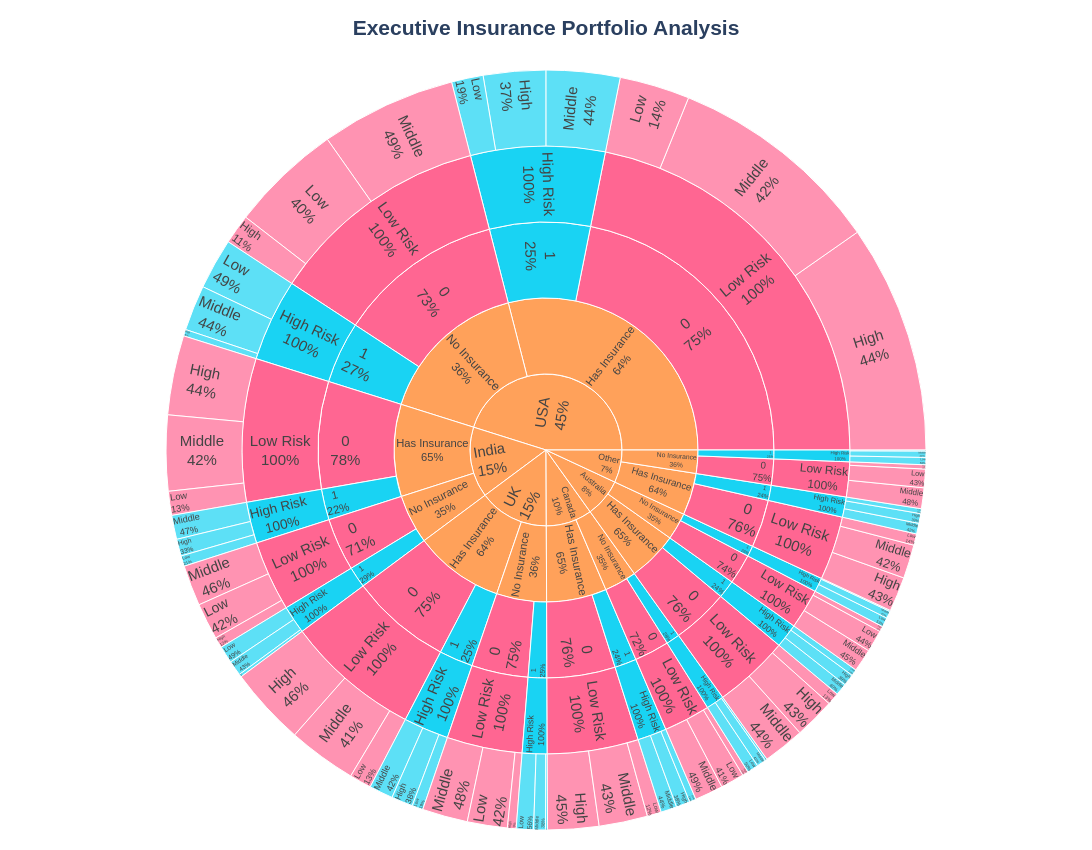
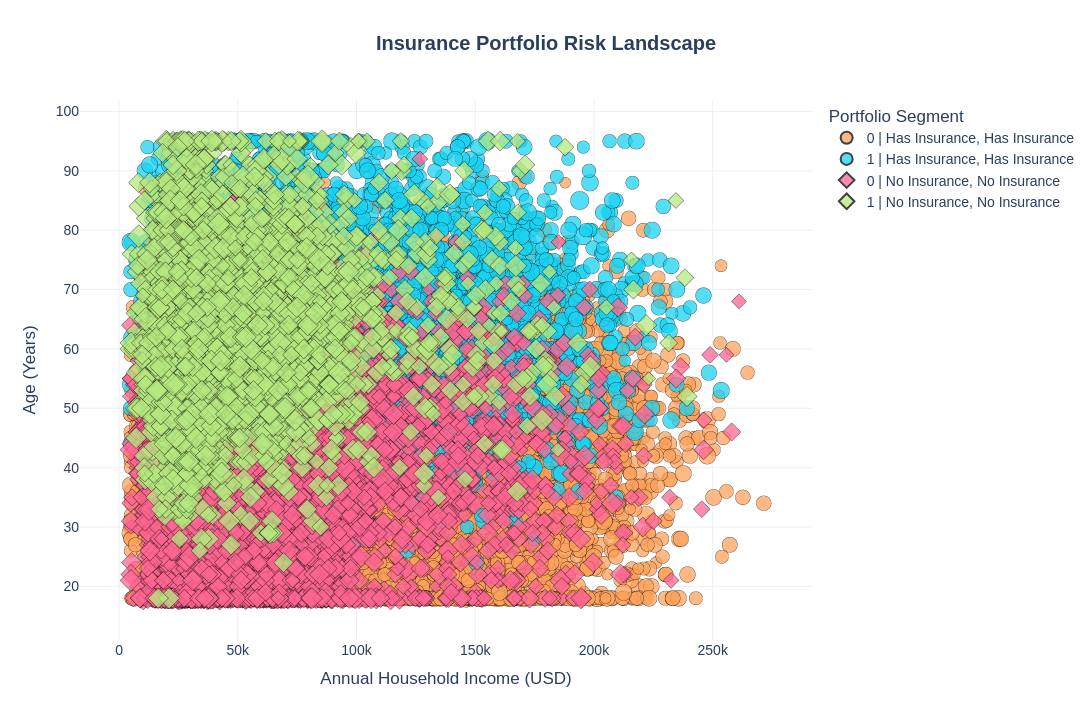

The notebook cell these images were saved under, in order:
### Code cell
# =============================================================================
# STEP 11 : EXECUTIVE INSURANCE PORTFOLIO SUNBURST
# =============================================================================

import plotly.express as px

# ---------------------------------------------------------------------
# Create dashboard dataframe
# ---------------------------------------------------------------------

dashboard = portfolio.copy()

# Remove missing values
dashboard = dashboard.dropna(
    subset=[
        "Country",
        "Health_Insurance",
        "Predicted_CKD",
        "Risk_Level",
        "Socioeconomic_Status"
    ]
)

# Convert categorical columns to string
dashboard["Risk_Level"] = dashboard["Risk_Level"].astype(str)
dashboard["Predicted_CKD"] = dashboard["Predicted_CKD"].astype(str)
dashboard["Health_Insurance"] = dashboard["Health_Insurance"].astype(str)

# ---------------------------------------------------------------------
# Executive Sunburst
# ---------------------------------------------------------------------

fig = px.sunburst(

    dashboard,

    path=[

        "Country",
        "Health_Insurance",
        "Predicted_CKD",
        "Risk_Level",
        "Socioeconomic_Status"

    ],

    color="Risk_Level",

    color_discrete_map={

        "Low": "#2ECC71",         # Green
        "Moderate": "#F1C40F",    # Yellow
        "High": "#E67E22",        # Orange
        "Very High": "#E74C3C"    # Red

    },

    hover_data={

        "Age": True,
        "BMI": ":.1f",
        "Annual_Household_Income_USD": ":,.0f"

    },

    maxdepth=5,

    title="<b>Executive Insurance Portfolio Analysis</b>"

)

# ---------------------------------------------------------------------
# Improve appearance
# ---------------------------------------------------------------------

fig.update_traces(

    textinfo="label+percent parent",

    insidetextorientation="radial",

    hovertemplate=
    "<b>%{label}</b><br>"
    "Members: %{value}<br>"
    "Parent: %{percentParent:.1%}<br>"
    "Root: %{percentRoot:.1%}<extra></extra>"

)

fig.update_layout(

    template="plotly_white",

    width=1300,

    height=850,

    margin=dict(

        l=20,
        r=20,
        t=70,
        b=20

    ),

    font=dict(

        family="Arial",
        size=15

    ),

    title_x=0.5

)

fig.show()

print("\nExecutive Sunburst generated successfully.")

# =============================================================================
# STEP 9 : INSURANCE PORTFOLIO RISK LANDSCAPE
# =============================================================================

import plotly.express as px

# -------------------------------------------------------------------------
# Create Risk Group
# -------------------------------------------------------------------------

portfolio = portfolio.copy()

portfolio["Risk_Group"] = (
    portfolio["Predicted_CKD"].astype(str)
    + " | "
    + portfolio["Health_Insurance"].astype(str)
)

# -------------------------------------------------------------------------
# Interactive Bubble Chart
# -------------------------------------------------------------------------

fig = px.scatter(

    portfolio,

    x="Annual_Household_Income_USD",

    y="Age",

    size="BMI",

    color="Risk_Group",

    symbol="Health_Insurance",

    hover_name="Country",

    hover_data={

        "Lifestyle_Risk": True,

        "Metabolic_Risk": True,

        "CV_Risk": True,

        "Risk_Level": True,

        "BMI": ":.1f",

        "Annual_Household_Income_USD": ":,.0f",

        "Age": True

    },

    color_discrete_map={

        "Low CKD Risk | Has Insurance": "#1ABC9C",

        "Low CKD Risk | No Insurance": "#3498DB",

        "High CKD Risk | Has Insurance": "#F39C12",

        "High CKD Risk | No Insurance": "#E74C3C"

    },

    title="<b>Insurance Portfolio Risk Landscape</b>"

)

# -------------------------------------------------------------------------
# Improve Marker Appearance
# -------------------------------------------------------------------------

fig.update_traces(

    marker=dict(

        opacity=0.75,

        line=dict(

            color="black",

            width=0.5

        )

    )

)

# -------------------------------------------------------------------------
# Improve Layout
# -------------------------------------------------------------------------

fig.update_layout(

    template="plotly_white",

    width=1250,

    height=720,

    title_x=0.5,

    font=dict(

        family="Arial",

        size=14

    ),

    legend_title="Portfolio Segment",

    xaxis=dict(

        title="Annual Household Income (USD)",

        showgrid=True,

        zeroline=False

    ),

    yaxis=dict(

        title="Age (Years)",

        showgrid=True,

        zeroline=False

    )

)

fig.show()

print("\nInsurance Portfolio Risk Landscape generated successfully.")

### Figure 1 — Plotly figure (JSON) as saved in the notebook; plotly's stock layout.template omitted (floating-point values rounded to 4 significant figures; data arrays with more than 128 entries replaced by an {"elided": "..."} marker saying what was removed)
{"data": [{"branchvalues": "total", "customdata": {"elided": "138x4 str values"}, "domain": {"x": [0, 1], "y": [0, 1]}, "hovertemplate": "<b>%{label}</b><br>Members: %{value}<br>Parent: %{percentParent:.1%}<br>Root: %{percentRoot:.1%}<extra></extra>", "ids": {"elided": "138 str values"}, "insidetextorientation": "radial", "labels": {"elided": "138 str values"}, "marker": {"colors": {"elided": "138 str values"}}, "maxdepth": 5, "name": "", "parents": {"elided": "138 str values"}, "textinfo": "label+percent parent", "type": "sunburst", "values": {"elided": "138 int values"}}], "layout": {"font": {"family": "Arial", "size": 15}, "height": 850, "legend": {"tracegroupgap": 0}, "margin": {"b": 20, "l": 20, "r": 20, "t": 70}, "title": {"text": "<b>Executive Insurance Portfolio Analysis</b>", "x": 0.5}, "width": 1300}}

### Figure 2 — Plotly figure (JSON) as saved in the notebook; plotly's stock layout.template omitted (floating-point values rounded to 4 significant figures; data arrays with more than 128 entries replaced by an {"elided": "..."} marker saying what was removed)
{"data": [{"customdata": {"elided": "19560x5 mixed values"}, "hovertemplate": "<b>%{hovertext}</b><br><br>Risk_Group=0 | Has Insurance<br>Health_Insurance=Has Insurance<br>Annual_Household_Income_USD=%{x:,.0f}<br>Age=%{y}<br>BMI=%{customdata[4]:.1f}<br>Lifestyle_Risk=%{customdata[0]}<br>Metabolic_Risk=%{customdata[1]}<br>CV_Risk=%{customdata[2]}<br>Risk_Level=%{customdata[3]}<extra></extra>", "hovertext": {"elided": "19560 str values"}, "legendgroup": "0 | Has Insurance, Has Insurance", "marker": {"color": "#FFA15A", "line": {"color": "black", "width": 0.5}, "opacity": 0.75, "size": {"elided": "19560 float values"}, "sizemode": "area", "sizeref": 0.1288, "symbol": "circle"}, "mode": "markers", "name": "0 | Has Insurance, Has Insurance", "showlegend": true, "type": "scattergl", "x": {"elided": "19560 int values"}, "xaxis": "x", "y": {"elided": "19560 int values"}, "yaxis": "y"}, {"customdata": {"elided": "6249x5 mixed values"}, "hovertemplate": "<b>%{hovertext}</b><br><br>Risk_Group=1 | Has Insurance<br>Health_Insurance=Has Insurance<br>Annual_Household_Income_USD=%{x:,.0f}<br>Age=%{y}<br>BMI=%{customdata[4]:.1f}<br>Lifestyle_Risk=%{customdata[0]}<br>Metabolic_Risk=%{customdata[1]}<br>CV_Risk=%{customdata[2]}<br>Risk_Level=%{customdata[3]}<extra></extra>", "hovertext": {"elided": "6249 str values"}, "legendgroup": "1 | Has Insurance, Has Insurance", "marker": {"color": "#19d3f3", "line": {"color": "black", "width": 0.5}, "opacity": 0.75, "size": {"elided": "6249 float values"}, "sizemode": "area", "sizeref": 0.1288, "symbol": "circle"}, "mode": "markers", "name": "1 | Has Insurance, Has Insurance", "showlegend": true, "type": "scattergl", "x": {"elided": "6249 int values"}, "xaxis": "x", "y": {"elided": "6249 int values"}, "yaxis": "y"}, {"customdata": {"elided": "10385x5 mixed values"}, "hovertemplate": "<b>%{hovertext}</b><br><br>Risk_Group=0 | No Insurance<br>Health_Insurance=No Insurance<br>Annual_Household_Income_USD=%{x:,.0f}<br>Age=%{y}<br>BMI=%{customdata[4]:.1f}<br>Lifestyle_Risk=%{customdata[0]}<br>Metabolic_Risk=%{customdata[1]}<br>CV_Risk=%{customdata[2]}<br>Risk_Level=%{customdata[3]}<extra></extra>", "hovertext": {"elided": "10385 str values"}, "legendgroup": "0 | No Insurance, No Insurance", "marker": {"color": "#FF6692", "line": {"color": "black", "width": 0.5}, "opacity": 0.75, "size": {"elided": "10385 float values"}, "sizemode": "area", "sizeref": 0.1288, "symbol": "diamond"}, "mode": "markers", "name": "0 | No Insurance, No Insurance", "showlegend": true, "type": "scattergl", "x": {"elided": "10385 int values"}, "xaxis": "x", "y": {"elided": "10385 int values"}, "yaxis": "y"}, {"customdata": {"elided": "3806x5 mixed values"}, "hovertemplate": "<b>%{hovertext}</b><br><br>Risk_Group=1 | No Insurance<br>Health_Insurance=No Insurance<br>Annual_Household_Income_USD=%{x:,.0f}<br>Age=%{y}<br>BMI=%{customdata[4]:.1f}<br>Lifestyle_Risk=%{customdata[0]}<br>Metabolic_Risk=%{customdata[1]}<br>CV_Risk=%{customdata[2]}<br>Risk_Level=%{customdata[3]}<extra></extra>", "hovertext": {"elided": "3806 str values"}, "legendgroup": "1 | No Insurance, No Insurance", "marker": {"color": "#B6E880", "line": {"color": "black", "width": 0.5}, "opacity": 0.75, "size": {"elided": "3806 float values"}, "sizemode": "area", "sizeref": 0.1288, "symbol": "diamond"}, "mode": "markers", "name": "1 | No Insurance, No Insurance", "showlegend": true, "type": "scattergl", "x": {"elided": "3806 int values"}, "xaxis": "x", "y": {"elided": "3806 int values"}, "yaxis": "y"}], "layout": {"font": {"family": "Arial", "size": 14}, "height": 720, "legend": {"itemsizing": "constant", "title": {"text": "Portfolio Segment"}, "tracegroupgap": 0}, "title": {"text": "<b>Insurance Portfolio Risk Landscape</b>", "x": 0.5}, "width": 1250, "xaxis": {"anchor": "y", "domain": [0, 1], "showgrid": true, "title": {"text": "Annual Household Income (USD)"}, "zeroline": false}, "yaxis": {"anchor": "x", "domain": [0, 1], "showgrid": true, "title": {"text": "Age (Years)"}, "zeroline": false}}}
